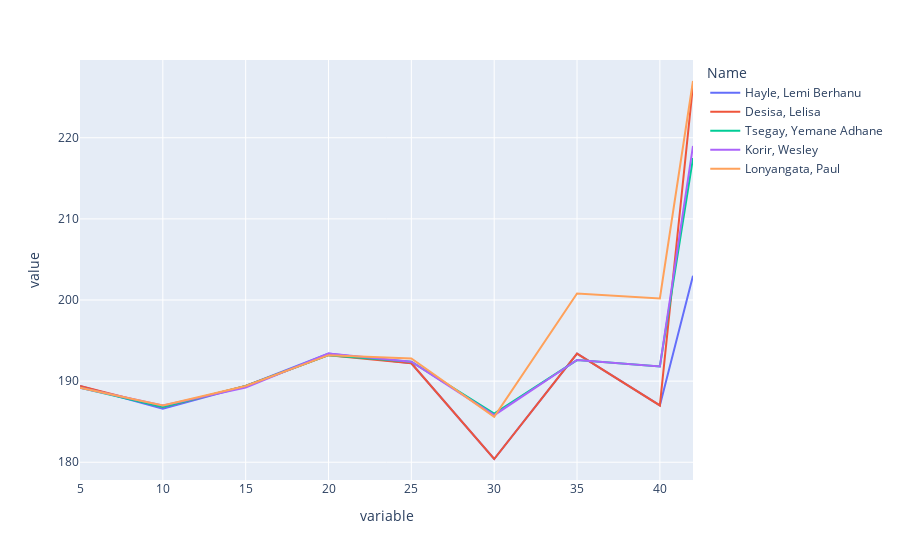

The code cell stored with this chart in its notebook:
### Code cell
fig = px.line(Winners_2016_sec_melt, y=Winners_2016_sec_melt['value'], x=Winners_2016_sec_melt['variable'], color='Name')

fig.show()

### Figure 1 — Plotly figure (JSON) as saved in the notebook; plotly's stock layout.template omitted (floating-point values rounded to 4 significant figures)
{"data": [{"hovertemplate": "Name=Hayle, Lemi Berhanu<br>variable=%{x}<br>value=%{y}<extra></extra>", "legendgroup": "Hayle, Lemi Berhanu", "line": {"color": "#636efa", "dash": "solid"}, "mode": "lines", "name": "Hayle, Lemi Berhanu", "orientation": "v", "showlegend": true, "type": "scatter", "x": [5, 10, 15, 20, 25, 30, 35, 40, 42], "xaxis": "x", "y": [189.4, 186.6, 189.4, 193.4, 192.2, 180.4, 193.4, 187, 203], "yaxis": "y"}, {"hovertemplate": "Name=Desisa, Lelisa<br>variable=%{x}<br>value=%{y}<extra></extra>", "legendgroup": "Desisa, Lelisa", "line": {"color": "#EF553B", "dash": "solid"}, "mode": "lines", "name": "Desisa, Lelisa", "orientation": "v", "showlegend": true, "type": "scatter", "x": [5, 10, 15, 20, 25, 30, 35, 40, 42], "xaxis": "x", "y": [189.4, 186.8, 189.4, 193.2, 192.2, 180.4, 193.4, 187, 226.5], "yaxis": "y"}, {"hovertemplate": "Name=Tsegay, Yemane Adhane<br>variable=%{x}<br>value=%{y}<extra></extra>", "legendgroup": "Tsegay, Yemane Adhane", "line": {"color": "#00cc96", "dash": "solid"}, "mode": "lines", "name": "Tsegay, Yemane Adhane", "orientation": "v", "showlegend": true, "type": "scatter", "x": [5, 10, 15, 20, 25, 30, 35, 40, 42], "xaxis": "x", "y": [189.2, 186.8, 189.4, 193.2, 192.4, 186, 192.6, 191.8, 217.5], "yaxis": "y"}, {"hovertemplate": "Name=Korir, Wesley<br>variable=%{x}<br>value=%{y}<extra></extra>", "legendgroup": "Korir, Wesley", "line": {"color": "#ab63fa", "dash": "solid"}, "mode": "lines", "name": "Korir, Wesley", "orientation": "v", "showlegend": true, "type": "scatter", "x": [5, 10, 15, 20, 25, 30, 35, 40, 42], "xaxis": "x", "y": [189.2, 187, 189.2, 193.4, 192.4, 185.8, 192.6, 191.8, 219], "yaxis": "y"}, {"hovertemplate": "Name=Lonyangata, Paul<br>variable=%{x}<br>value=%{y}<extra></extra>", "legendgroup": "Lonyangata, Paul", "line": {"color": "#FFA15A", "dash": "solid"}, "mode": "lines", "name": "Lonyangata, Paul", "orientation": "v", "showlegend": true, "type": "scatter", "x": [5, 10, 15, 20, 25, 30, 35, 40, 42], "xaxis": "x", "y": [189.2, 187, 189.4, 193.2, 192.8, 185.6, 200.8, 200.2, 227], "yaxis": "y"}], "layout": {"legend": {"title": {"text": "Name"}, "tracegroupgap": 0}, "margin": {"t": 60}, "xaxis": {"anchor": "y", "domain": [0, 1], "title": {"text": "variable"}}, "yaxis": {"anchor": "x", "domain": [0, 1], "title": {"text": "value"}}}}
